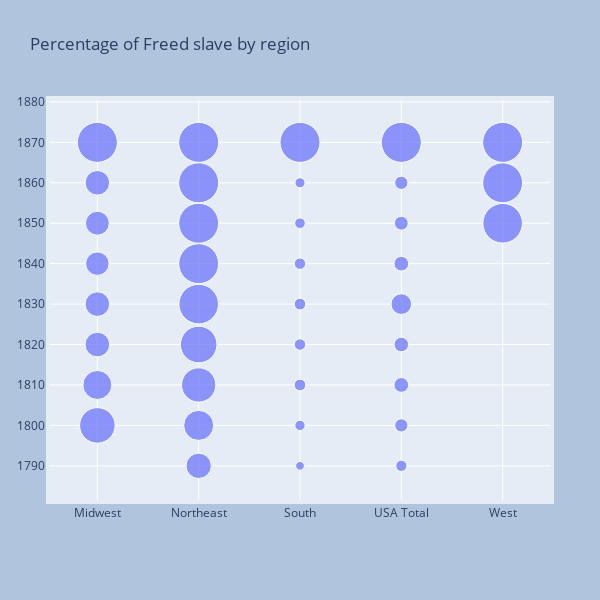

Write notebook code for a chart like this one.
### Code cell
fig = go.Figure(data=[go.Scatter(
    x=df_grouped.region,
    y=df_grouped.year,
    mode='markers',
    marker=dict(
        size=df_grouped.black_free_perc,
        sizemode='area',
        sizeref=2.*max(df_grouped.black_free_perc)/(40.**2),
        sizemin=4 
    )
)])

fig.update_layout(
    width=600,
    height=600,
    margin=dict(
        l=50,
        r=50,
        b=100,
        t=100,
        pad=4
    ),
    paper_bgcolor="LightSteelBlue",
    title = "Percentage of Freed slave by region"
)

fig.show()

### Figure 1 — Plotly figure (JSON) as saved in the notebook; plotly's stock layout.template omitted (floating-point values rounded to 4 significant figures)
{"data": [{"marker": {"size": [78.74, 52.35, 37.96, 37.71, 34.41, 35.53, 37.61, 100, 40.15, 56.22, 73.51, 83.74, 97.78, 99.46, 99.84, 99.99, 100, 4.71, 6.67, 8.49, 8.16, 8.4, 8.1, 7.03, 6.31, 100, 7.86, 10.82, 13.53, 13.19, 26.61, 13.44, 11.94, 10.99, 100, 97.9, 99.35, 100], "sizemin": 4, "sizemode": "area", "sizeref": 0.125}, "mode": "markers", "type": "scatter", "x": ["Midwest", "Midwest", "Midwest", "Midwest", "Midwest", "Midwest", "Midwest", "Midwest", "Northeast", "Northeast", "Northeast", "Northeast", "Northeast", "Northeast", "Northeast", "Northeast", "Northeast", "South", "South", "South", "South", "South", "South", "South", "South", "South", "USA Total", "USA Total", "USA Total", "USA Total", "USA Total", "USA Total", "USA Total", "USA Total", "USA Total", "West", "West", "West"], "y": [1800, 1810, 1820, 1830, 1840, 1850, 1860, 1870, 1790, 1800, 1810, 1820, 1830, 1840, 1850, 1860, 1870, 1790, 1800, 1810, 1820, 1830, 1840, 1850, 1860, 1870, 1790, 1800, 1810, 1820, 1830, 1840, 1850, 1860, 1870, 1850, 1860, 1870]}], "layout": {"height": 600, "margin": {"b": 100, "l": 50, "pad": 4, "r": 50, "t": 100}, "paper_bgcolor": "LightSteelBlue", "title": {"text": "Percentage of Freed slave by region"}, "width": 600}}
